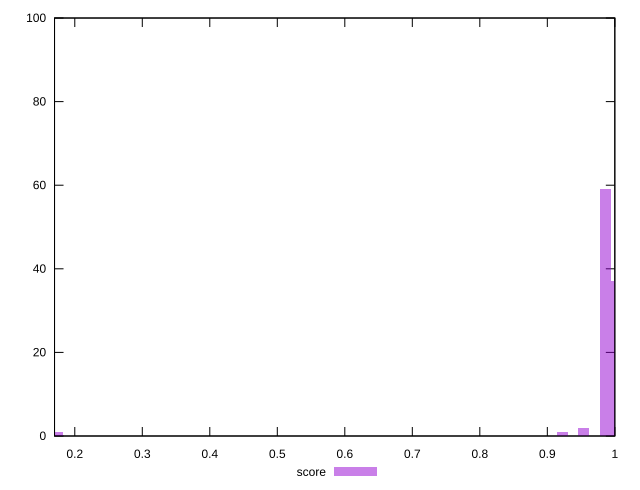

This chart was generated by the following gnuplot code:
reset

$score <<EOF
0.985744868202113 59
1.0016439789795664 37
0.9221484250922993 1
0.9539466466472062 2
0.1748902185519878 1
EOF

set key outside below
set boxwidth 0.015899110777453436
set xrange [0.17:1]
set yrange [0:100]
set trange [0:100]
set style fill transparent solid 0.5 noborder
set terminal svg size 640, 490 enhanced background rgb 'white'
set output "report_00016_2021-02-10T13-31-48.338Z/max-potential-fid/samples/pages+cached+noadtech+nomedia/score/histogram.svg"

plot $score title "score" with boxes

reset
